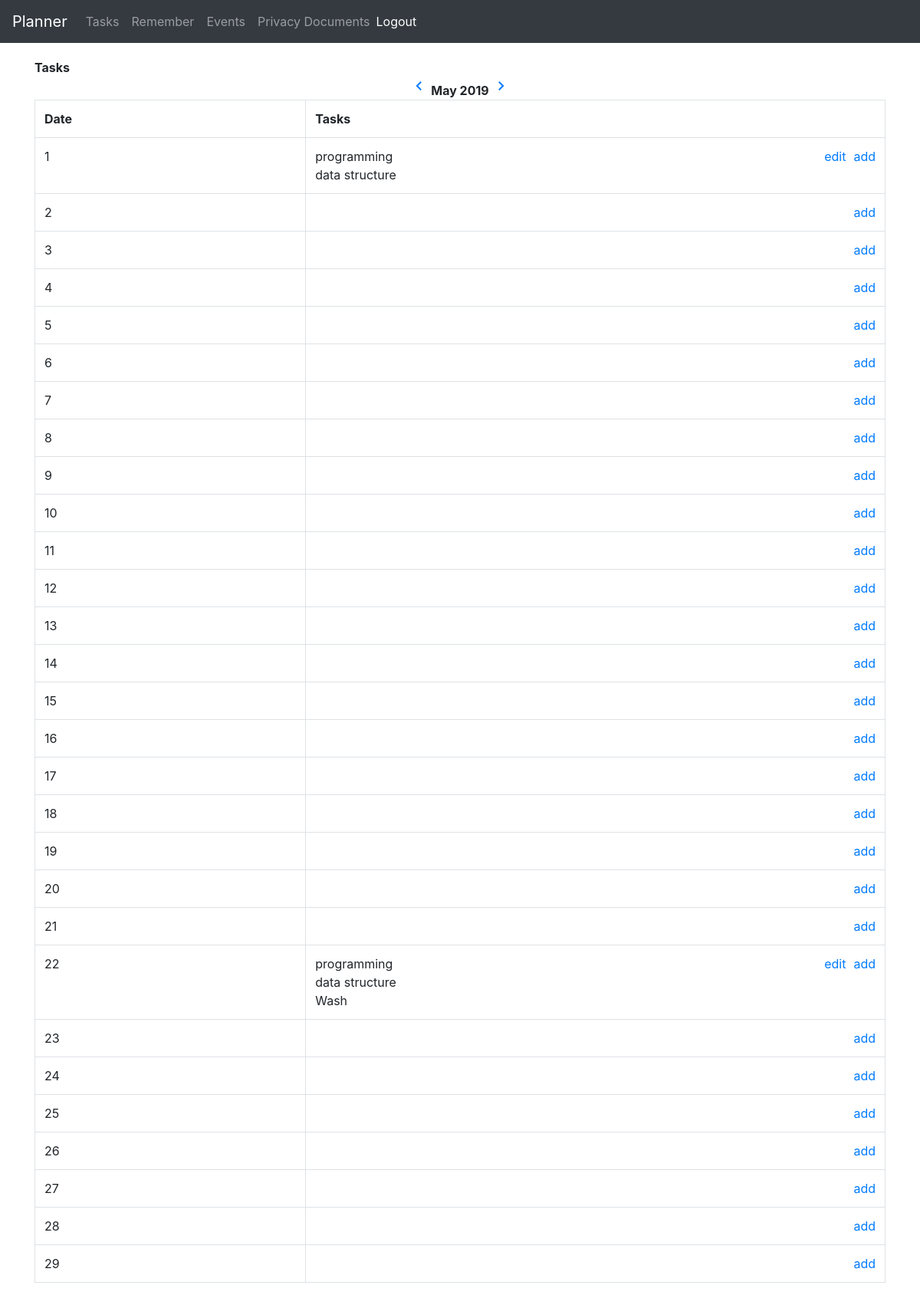
Page /event_task/task/5/2019/ (signed in) on the committed database.
### event_task/models.py (models this page shows, shortened)
class Day_task(models.Model):
    day=models.IntegerField(null=True)
    month=models.IntegerField(null=True)
    year=models.IntegerField(null=True)
    tasks=models.ManyToManyField('Task',null=True)

class Task(models.Model):
    name=models.CharField(max_length=1000,null=True)

### event_task/views.py (the view)
# urls.py: url(r'^task/(?P<month>[0-9]+)/(?P<year>[0-9]+)/$',views.task,name="task"),
@login_required
def task(request,month,year):
    month_code=["Nothing","January","Febrary","March","April","May","June","July","August","September","October","November","December"]
    all_tasks=Day_task.objects.all()
    if month==1 or month==3 or month==5 or month==7 or month==8 or month==10 or month==12:
        days=31
    else:
        days=30
    month_string=month_code[int(month)]
    month=int(month)
    prev_month=month-1
    next_month=month+1
    return render(request,'event_task/task.html',{'range':range(1,days),'year':year,'month':month,'prev_month':prev_month,'next_month':next_month,'month_string':month_string,'all_tasks':all_tasks})

### event_task/templates/event_task/task.html
{% extends 'dashboard/index.html' %}
{% block main %}
    <div class="container" style="margin-top:20px;">
        <strong>Tasks</strong>
        <div style="text-align:center;"><a href="/event_task/task/{{prev_month}}/{{year}}/"><i class="material-icons">keyboard_arrow_left</i></a><strong>  {{ month_string }} {{ year }}   </strong><a href="/event_task/task/{{next_month}}/{{year}}/"><i class="material-icons">keyboard_arrow_right</i></a></div>
        <div>
            <table class="table table-bordered">
                    <tr>
                        <th>Date</th>
                        <th>Tasks</th>
                    </tr>
                    {% for x in range %}
                    <tr>
                        <td>{{ x }}</td>
                        <td>
                                <a href="/event_task/add_task/{{x}}/{{month}}/{{year}}/" style="float:right;margin-left:10px;">add</a>
                            {% for a in all_tasks %}
                               {% if a.month == month %}
                               {% if a.day == x  %}
                               <a href="{% url 'update_task' a.id  %}" style="float:right;">edit</a>
                                 {% for task in a.tasks.all %}
                                 <div>{{ task.name }}</div>
                                 {% endfor %}
                                {% endif %}
                                {% endif %}
                            {% endfor %}
                         </td>
                    </tr>
                    {% endfor %}
                </table>
        </div>
    </div>
{% endblock %}

### rows in the picture
Task: name "programming"
Task: name "data structure"
Task: name "Wash"

### other values in the picture
{{ month_string }} "May"
{{ year }} "2019"
{{ x }} "1" "2" "3" "4" "5" "6" "7" "8" "9" "10" "11" "12" "13" "14" "15" "16" "17" "18" "19" "20" "21" "22" "23" "24" "25" "26" "27" "28" "29"
